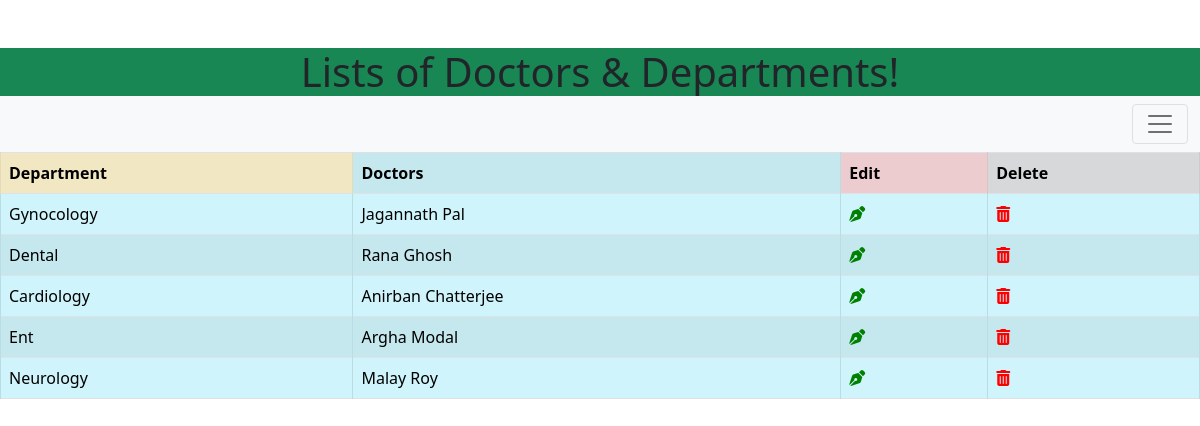
The app's page /admin/list_doctor.php with its own data.
### tables this page shows
CREATE TABLE `admin_edit` (
  `id` int(11) NOT NULL,
  `department` varchar(255) NOT NULL,
  `doctors` varchar(255) NOT NULL
);

### admin/list_doctor.php (the view, shortened to what this page needs)
<?php
    $con = mysqli_connect("localhost","root","","doctor")
or die("failed to connect mysql server" .mysqli_connect_error());
     $query = "SELECT * FROM admin_edit";
     $result = mysqli_query($con,$query);
?>
<!DOCTYPE html>
<html>
<head>
        <link rel="stylesheet" href="../style.css">
    <link href="https://cdn.jsdelivr.net/npm/bootstrap@5.1.3/dist/css/bootstrap.min.css" rel="stylesheet">
</head>
<body>
<h1 class="fs-1 text-center bg-success my-auto mt-5">Lists of Doctors & Departments!</h1>
<nav class="navbar navbar-light bg-light ">
  <div class="container-fluid">
    <button class="navbar-toggler" type="button" data-bs-toggle="offcanvas" data-bs-target="#offcanvasNavbar" aria-controls="offcanvasNavbar">
      <span class="navbar-toggler-icon"></span>
    </button>
  </div>
</nav>
<div class="tbl-content col-12">
<table class="table table-striped table-bordered col-lg-12">
  <tr>
    <th class="table-warning">Department</th>
    <th class="table-info">Doctors</th>
    <th class="table-danger">Edit</th>
    <th class="table-secondary">Delete</th>
  </tr>
  <?php
          while($row= mysqli_fetch_assoc($result))
           {
            $id= $row['id'];
            $depart= $row['department'];
            $doct= $row['doctors'];
     ?>
     <tr>
         <td class="table-info"><?php echo ucfirst($depart) ;?></td>
         <td class="table-info"><?php echo ucfirst($doct) ;?></td>
         <td class="table-info"><a style="color:Green" href="edit.php?GetID=<?php echo $id ?>"><i class="fa-solid fa-pen-nib"></i></td>
         <td class="table-info"><a style="color:red" href="delete.php?Del=<?php echo $id ?>"><i class="fa-solid fa-trash-can"></i></td>
    </tr>
    <?php
           }
      ?>
</table>
        </div>
</body>
</html>

### records on screen
admin_edit: department "Gynocology", doctors "Jagannath Pal"
admin_edit: department "Dental", doctors "Rana Ghosh"
admin_edit: department "Cardiology", doctors "Anirban Chatterjee"
admin_edit: department "Ent", doctors "Argha Modal"
admin_edit: department "Neurology", doctors "Malay Roy"
